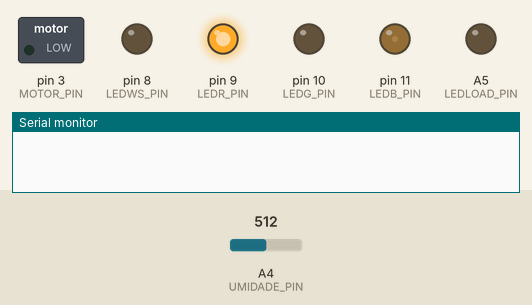
Recording of a sketch running on a simulated Arduino Uno, built with avr-gcc and run on an emulated ATmega328P. Parts: switched loads named in the sketch (green lamp = pin HIGH), output pins drawn as LEDs (lit = HIGH), the last lines printed to the serial monitor. Dashed ring = blinking. Inputs (shaded band) come from the test bench; at power-on: A4 (UMIDADE_PIN) = 512.

Above: at 0.1 s.
At 2.6 s:
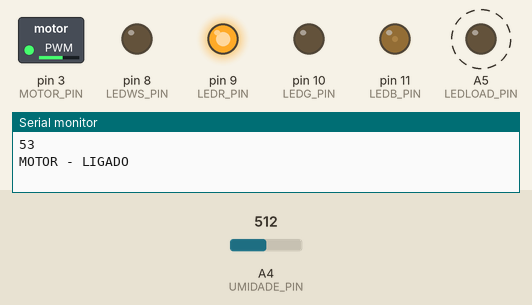
At 41.6 s:
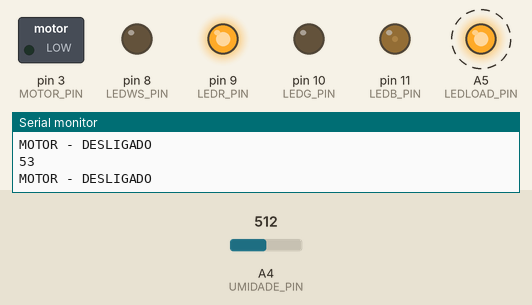
Timing chart, 0 to 42.5 s (numbered marks = the images above):
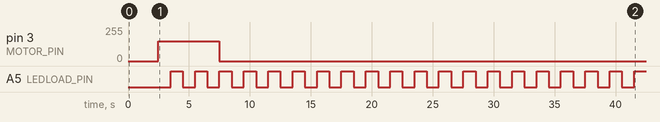

The sketch:

ByoGarden.ino
```cpp
// Amarelo; Azul; Verde; Vermelho; Preto

//controle de LED RGB Endereçavel
#include <Adafruit_NeoPixel.h>
#define SET_ALL 255

const byte UMIDADE_PIN = A4;
const byte MOTOR_PIN = 3;

const byte LEDWS_PIN = 8;
const byte LEDR_PIN = 9;
const byte LEDG_PIN = 10;
const byte LEDB_PIN = 11;
const byte LEDLOAD_PIN = A5;

const byte WS_PIN = LEDWS_PIN;
const byte WS_NUMPIXELS = 4;

int umidade_media = 10;
//const int umidade_media = 1800;

int umidade_soma = 0;
int umidade_i = 0;

const int MOTOR_TEMPO = 10;
int ativa_motor = 5; // tempo inicial ajuste

byte led_low = 0;
byte estagio_umidade = 0;

Adafruit_NeoPixel pixels = Adafruit_NeoPixel(WS_NUMPIXELS, WS_PIN, NEO_GRB + NEO_KHZ800);


void setup() {
  // put your setup code here, to run once:
  Serial.begin(9600);

  pinMode(UMIDADE_PIN, INPUT);
  pinMode(MOTOR_PIN, OUTPUT);

  pinMode(LEDWS_PIN, OUTPUT);
  pinMode(LEDR_PIN, OUTPUT);
  pinMode(LEDG_PIN, OUTPUT);
  pinMode(LEDB_PIN, OUTPUT);
  pinMode(LEDLOAD_PIN, OUTPUT);

  digitalWrite(MOTOR_PIN, LOW);

  analogWrite(LEDR_PIN, 255);
  analogWrite(LEDG_PIN, 0);
  analogWrite(LEDB_PIN, 30);


  setCoresLED_WS(SET_ALL,0,0,0);
      delay(500);
      setCoresLED_WS(0,0,255,0);
      delay(500);
      setCoresLED_WS(1,0,255,0);
      delay(500);
      setCoresLED_WS(2,0,255,0);
      delay(500);
      setCoresLED_WS(3,0,255,0);
      delay(500);

}

void loop() {
  umidade_soma = umidade_soma + map(analogRead(UMIDADE_PIN), 700, 350, 0, 100);
  //Serial.println(analogRead(UMIDADE_PIN));
  Serial.println(map(analogRead(UMIDADE_PIN), 700, 350, 0, 100));

  umidade_i++;
  if(umidade_media == umidade_i){
    umidade_soma = umidade_soma / umidade_media;

    if (umidade_soma > 75){
      estagio_umidade = 4;
      ativa_motor = 0;
      setCoresLED_WS(SET_ALL,0,255,0);
      Serial.println("U > 75");
    }
    else if (umidade_soma > 50){
      estagio_umidade = 3;
      ativa_motor = 0;
      setCoresLED_WS(0,0,255,0);
      setCoresLED_WS(1,0,255,0);
      setCoresLED_WS(2,0,255,0);
      setCoresLED_WS(3,0,0,0);
      Serial.println("U > 50");
    }
    else if (umidade_soma > 25){
      estagio_umidade = 2;
      ativa_motor = MOTOR_TEMPO;
      setCoresLED_WS(0,0,255,0);
      setCoresLED_WS(1,0,255,0);
      setCoresLED_WS(2,0,0,0);
      setCoresLED_WS(3,0,0,0);
      Serial.println("U > 25");
    }
    else {
      estagio_umidade = 1;
      ativa_motor = MOTOR_TEMPO;
      //setCoresLED_WS(0,0,255,0);
      setCoresLED_WS(1,0,0,0);
      setCoresLED_WS(2,0,0,0);
      setCoresLED_WS(3,0,0,0);

      Serial.println("U > 0");
    }
    if (umidade_media > 60){
      umidade_media = 1800;
    }
    else{
      umidade_media = umidade_media + 30;
    }

    Serial.print("UM: ");
    Serial.println(umidade_media);

    umidade_soma = 0;
    umidade_i = 0;
  }

  if (ativa_motor > 0){
    analogWrite(MOTOR_PIN, 150);
    //digitalWrite(MOTOR_PIN, HIGH);
    Serial.println("MOTOR - LIGADO");
    ativa_motor--;
  }
  else{

    digitalWrite(MOTOR_PIN, LOW);
    Serial.println("MOTOR - DESLIGADO");
  }

  if(estagio_umidade == 1){
    if(led_low==0){
      LED_WS_Fade_off();
      led_low=1;
    }
    else{
      LED_WS_Fade_on();
      led_low=0;
    }
    delay(250);
  }
  else{
    delay(1000);
  }


  digitalWrite(LEDLOAD_PIN, !digitalRead(LEDLOAD_PIN));
}

void setCoresLED_WS(byte index, byte R, byte G, byte B){
  setCoresLED_WS(index, R, G, B, true);
}
void setCoresLED_WS(byte index, byte R, byte G, byte B, bool atualizar){

  if (index != SET_ALL){
    pixels.setPixelColor(index, pixels.Color(R,G,B));
    if (atualizar == true){
      pixels.show();
    }
  }else{
    for(int i=0;i<WS_NUMPIXELS;i++){
      pixels.setPixelColor(i, pixels.Color(R,G,B));
    }
    pixels.show();
  }
}

/**************************
'* Name    : LED_WS_Oscilar                                                 *
'* Purpose :                                                                *
'*************************/
void LED_WS_Fade_on(){
    for(byte x=0;x<255;x++){
      //setCoresLED_WS(SET_ALL, 0,x,0);
       pixels.setPixelColor(0, pixels.Color(0,x,0));
       pixels.show();
      delay(2);
    }
}

void LED_WS_Fade_off(){
    for(byte x=0;x<255;x++){
      //setCoresLED_WS(SET_ALL, 0,x,0);
       pixels.setPixelColor(0, pixels.Color(0,255-x,0));
       pixels.show();
      delay(3);
    }
}
```

Measured:
- by itself, pin 3 (MOTOR_PIN): 0/255 → 150/255 at 2.5 s, → 0/255 5.0 s later
- by itself, A5 (LEDLOAD_PIN): alternates HIGH for 1.0 s and LOW for 1.0 s
